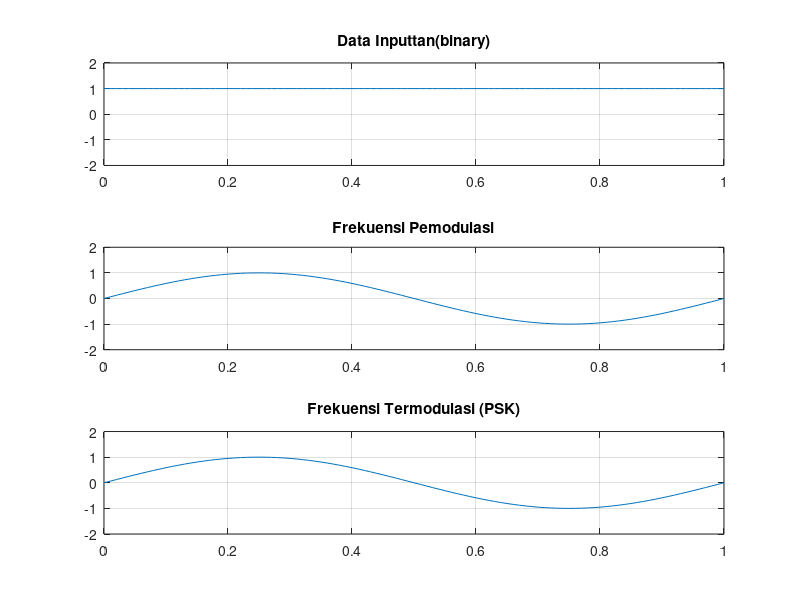

Here is the MATLAB script that generated this plot:
%%%%%%%%%%%%%%%%%%%%%%%%%%%%%
% Tubes SKD-2021/01/20-FSK	%
%%%%%%%%%%%%%%%%%%%%%%%%%%%%%
% Abda Fauzan 				%
% Ahnaf Permata Wiejaya 	%	
% Alemina Aprilina Br M 	%	
% Jatmiko Wibisono 			%
% Rizky Syafrullah  		%	
% Satrio Utomo				%
% Thobib Khoirul Annas 		%
%%%%%%%%%%%%%%%%%%%%%%%%%%%%%

clear;	% menghapus data di memori Matlab
clc;	% menghapus layar di command window

%%%%%%%%%%%%%%%%%%%%%%%%%%%%% inisialisasi variabel
b = input('Enter the Bit stream \n '); %b = [0 1 0 1 1 1 0];
n = length(b);	% panjang nilai b
t = 0:.01:n;	% panjang rentang plot nilai t
x = 1:1:(n+1)*100;	% 
%%%%%%%%%%%%%%%%%%%%%%%%%%%%%

%%%%%%%%%%%%%%%%%%%%%%%%%%%%% buat nilai bit diplot
for i = 1:n 	% perulangan nested bersarang
    if (b(i) == 0)		% percabangan nilai b jika = 0
    	b_p(i) = -1;	% nilai nya -1
    else
        b_p(i) = 1;  % pilihan else 1
    end
    
	for j = i:.1:i+1	% perulangan nilai i dengan inkremenn .1 (satu) dengan batas akhir inkremen+1 (i)
    	bw(x(i*100:(i+1)*100)) = b_p(i);	% hasil nilai bw(x) = b_p(i)
	end
end
%%%%%%%%%%%%%%%%%%%%%%%%%%%%%

%%%%%%%%%%%%%%%%%%%%%%%%%%%%%
bw = bw(100:end);
sint = sin(2*pi*t); % frek. carrier
st = bw.*sint;
%%%%%%%%%%%%%%%%%%%%%%%%%%%%%

%%%%%%%%%%%%%%%%%%%%%%%%%%%%% output sinyal subplot 1
subplot(3,1,1)
plot(t,bw)
grid on ; axis([0 n -2 +2])   % batas plot kartesius
title('Data Inputtan(binary)')
%%%%%%%%%%%%%%%%%%%%%%%%%%%%%

%%%%%%%%%%%%%%%%%%%%%%%%%%%%% output sinyal subplot 2
subplot(3,1,2)
plot(t,sint)
grid on ; axis([0 n -2 +2])   % batas plot kartesius
title('Frekuensi Pemodulasi')
%%%%%%%%%%%%%%%%%%%%%%%%%%%%%

%%%%%%%%%%%%%%%%%%%%%%%%%%%%% output sinyal subplot 3
subplot(3,1,3)
plot(t,st)
grid on ; axis([0 n -2 +2])   % batas plot kartesius
title('Frekuensi Termodulasi (PSK)')
%%%%%%%%%%%%%%%%%%%%%%%%%%%%%